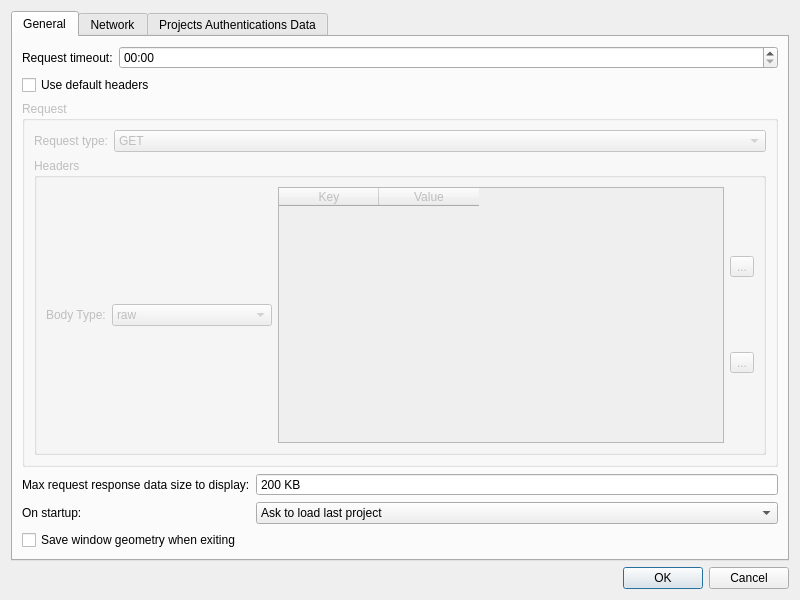
<?xml version="1.0" encoding="UTF-8"?>
<ui version="4.0">
 <class>Preferences</class>
 <widget class="QDialog" name="Preferences">
  <property name="geometry">
   <rect>
    <x>0</x>
    <y>0</y>
    <width>800</width>
    <height>600</height>
   </rect>
  </property>
  <property name="windowTitle">
   <string>Preferences</string>
  </property>
  <layout class="QVBoxLayout" name="verticalLayout">
   <item>
    <widget class="QTabWidget" name="tabWidget">
     <property name="currentIndex">
      <number>0</number>
     </property>
     <widget class="QWidget" name="tab">
      <attribute name="title">
       <string>General</string>
      </attribute>
      <layout class="QVBoxLayout" name="verticalLayout_3">
       <item>
        <layout class="QFormLayout" name="formLayout_2">
         <item row="0" column="0">
          <widget class="QLabel" name="label_2">
           <property name="toolTip">
            <string>Minutes - Seconds (00:00 means no timeout)</string>
           </property>
           <property name="text">
            <string>Request timeout:</string>
           </property>
          </widget>
         </item>
         <item row="0" column="1">
          <widget class="QTimeEdit" name="teRequestTimeout">
           <property name="toolTip">
            <string>Minutes - Seconds (00:00 means no timeout)</string>
           </property>
           <property name="displayFormat">
            <string>mm:ss</string>
           </property>
          </widget>
         </item>
        </layout>
       </item>
       <item>
        <widget class="QCheckBox" name="cbUseDefaultHeaders">
         <property name="text">
          <string>Use default headers</string>
         </property>
        </widget>
       </item>
       <item>
        <widget class="QGroupBox" name="gbRequest">
         <property name="enabled">
          <bool>false</bool>
         </property>
         <property name="sizePolicy">
          <sizepolicy hsizetype="Preferred" vsizetype="Expanding">
           <horstretch>0</horstretch>
           <verstretch>0</verstretch>
          </sizepolicy>
         </property>
         <property name="title">
          <string>Request</string>
         </property>
         <layout class="QVBoxLayout" name="verticalLayout_2">
          <item>
           <layout class="QFormLayout" name="formLayout_3">
            <item row="0" column="0">
             <widget class="QLabel" name="label_4">
              <property name="text">
               <string>Request type:</string>
              </property>
             </widget>
            </item>
            <item row="0" column="1">
             <widget class="QComboBox" name="cbRequestType">
              <item>
               <property name="text">
                <string>GET</string>
               </property>
              </item>
              <item>
               <property name="text">
                <string>POST</string>
               </property>
              </item>
              <item>
               <property name="text">
                <string>PUT</string>
               </property>
              </item>
              <item>
               <property name="text">
                <string>DELETE</string>
               </property>
              </item>
              <item>
               <property name="text">
                <string>PATCH</string>
               </property>
              </item>
              <item>
               <property name="text">
                <string>HEAD</string>
               </property>
              </item>
              <item>
               <property name="text">
                <string>TRACE</string>
               </property>
              </item>
              <item>
               <property name="text">
                <string>OPTIONS</string>
               </property>
              </item>
             </widget>
            </item>
           </layout>
          </item>
          <item>
           <widget class="QGroupBox" name="gbHeaders">
            <property name="title">
             <string>Headers</string>
            </property>
            <layout class="QHBoxLayout" name="horizontalLayout_2">
             <item>
              <layout class="QHBoxLayout" name="horizontalLayout">
               <item>
                <widget class="QLabel" name="label_3">
                 <property name="text">
                  <string>Body Type:</string>
                 </property>
                </widget>
               </item>
               <item>
                <widget class="QComboBox" name="cbRequestBodyType">
                 <item>
                  <property name="text">
                   <string>raw</string>
                  </property>
                 </item>
                 <item>
                  <property name="text">
                   <string>form-data</string>
                  </property>
                 </item>
                 <item>
                  <property name="text">
                   <string>x-form-www-urlencoded</string>
                  </property>
                 </item>
                </widget>
               </item>
              </layout>
             </item>
             <item>
              <layout class="QHBoxLayout" name="horizontalLayout_8">
               <item>
                <widget class="QTableWidget" name="twRequestBodyKeyValue">
                 <property name="alternatingRowColors">
                  <bool>true</bool>
                 </property>
                 <column>
                  <property name="text">
                   <string>Key</string>
                  </property>
                 </column>
                 <column>
                  <property name="text">
                   <string>Value</string>
                  </property>
                 </column>
                </widget>
               </item>
               <item>
                <layout class="QVBoxLayout" name="verticalLayout_7">
                 <item>
                  <widget class="QToolButton" name="tbRequestBodyKeyValueAdd">
                   <property name="toolTip">
                    <string>Add new row</string>
                   </property>
                   <property name="text">
                    <string>...</string>
                   </property>
                   <property name="icon">
                    <iconset resource="resources.qrc">
                     <normaloff>:/icons/plus.png</normaloff>:/icons/plus.png</iconset>
                   </property>
                  </widget>
                 </item>
                 <item>
                  <widget class="QToolButton" name="tbRequestBodyKeyValueRemove">
                   <property name="toolTip">
                    <string>Remove selected rows</string>
                   </property>
                   <property name="text">
                    <string>...</string>
                   </property>
                   <property name="icon">
                    <iconset resource="resources.qrc">
                     <normaloff>:/icons/minus.png</normaloff>:/icons/minus.png</iconset>
                   </property>
                  </widget>
                 </item>
                </layout>
               </item>
              </layout>
             </item>
            </layout>
           </widget>
          </item>
         </layout>
        </widget>
       </item>
       <item>
        <layout class="QFormLayout" name="formLayout_4">
         <item row="0" column="0">
          <widget class="QLabel" name="label_8">
           <property name="toolTip">
            <string>Warning: Setting this value too high can slown down or even crash FRequest (since it parses all the received data). 

As alternative try to download the response as file (since this way it writes all the data to a file).

(Default value = 200 KB)</string>
           </property>
           <property name="text">
            <string>Max request response data size to display:</string>
           </property>
          </widget>
         </item>
         <item row="1" column="0">
          <widget class="QLabel" name="label_7">
           <property name="text">
            <string>On startup:</string>
           </property>
          </widget>
         </item>
         <item row="1" column="1">
          <widget class="QComboBox" name="cbOnStartup">
           <item>
            <property name="text">
             <string>Ask to load last project</string>
            </property>
           </item>
           <item>
            <property name="text">
             <string>Load last project</string>
            </property>
           </item>
           <item>
            <property name="text">
             <string>Do nothing</string>
            </property>
           </item>
          </widget>
         </item>
         <item row="0" column="1">
          <widget class="QSpinBox" name="sbMaxRequestResponseDataSizeToDisplay">
           <property name="toolTip">
            <string>Warning: Setting this value too high can slown down or even crash FRequest (since it parses all the received data). 

As alternative try to download the response as file (since this way it writes all the data to a file).

(Default value = 200 KB)</string>
           </property>
           <property name="buttonSymbols">
            <enum>QAbstractSpinBox::NoButtons</enum>
           </property>
           <property name="suffix">
            <string> KB</string>
           </property>
           <property name="minimum">
            <number>50</number>
           </property>
           <property name="maximum">
            <number>512000</number>
           </property>
           <property name="value">
            <number>200</number>
           </property>
          </widget>
         </item>
        </layout>
       </item>
       <item>
        <widget class="QCheckBox" name="cbSaveWindowGeometryWhenExiting">
         <property name="text">
          <string>Save window geometry when exiting</string>
         </property>
        </widget>
       </item>
      </layout>
     </widget>
     <widget class="QWidget" name="tab_3">
      <attribute name="title">
       <string>Network</string>
      </attribute>
      <layout class="QVBoxLayout" name="verticalLayout_5">
       <item>
        <widget class="QCheckBox" name="cbProxyUseProxy">
         <property name="text">
          <string>Use proxy</string>
         </property>
        </widget>
       </item>
       <item>
        <widget class="QGroupBox" name="gbProxy">
         <property name="enabled">
          <bool>false</bool>
         </property>
         <property name="title">
          <string>Proxy</string>
         </property>
         <layout class="QVBoxLayout" name="verticalLayout_4">
          <item>
           <layout class="QFormLayout" name="formLayout">
            <item row="0" column="0">
             <widget class="QLabel" name="label">
              <property name="text">
               <string>Proxy Type:</string>
              </property>
             </widget>
            </item>
            <item row="0" column="1">
             <widget class="QComboBox" name="cbProxyType">
              <item>
               <property name="text">
                <string>Automatic</string>
               </property>
              </item>
              <item>
               <property name="text">
                <string>Http Transparent Proxy</string>
               </property>
              </item>
              <item>
               <property name="text">
                <string>Http Proxy</string>
               </property>
              </item>
              <item>
               <property name="text">
                <string>Socks5 Proxy</string>
               </property>
              </item>
             </widget>
            </item>
            <item row="1" column="0">
             <widget class="QLabel" name="label_5">
              <property name="text">
               <string>Hostname:</string>
              </property>
             </widget>
            </item>
            <item row="1" column="1">
             <widget class="QLineEdit" name="leProxyHostname">
              <property name="enabled">
               <bool>false</bool>
              </property>
             </widget>
            </item>
            <item row="2" column="0">
             <widget class="QLabel" name="label_6">
              <property name="text">
               <string>Port:</string>
              </property>
             </widget>
            </item>
            <item row="2" column="1">
             <widget class="QLineEdit" name="leProxyPort">
              <property name="enabled">
               <bool>false</bool>
              </property>
              <property name="text">
               <string>3128</string>
              </property>
             </widget>
            </item>
           </layout>
          </item>
         </layout>
        </widget>
       </item>
      </layout>
     </widget>
     <widget class="QWidget" name="tab_2">
      <attribute name="title">
       <string>Projects Authentications Data</string>
      </attribute>
      <layout class="QVBoxLayout" name="verticalLayout_6">
       <item>
        <widget class="QLabel" name="lbProjAuthDataNote">
         <property name="text">
          <string>Note:</string>
         </property>
         <property name="wordWrap">
          <bool>true</bool>
         </property>
        </widget>
       </item>
       <item>
        <spacer name="verticalSpacer">
         <property name="orientation">
          <enum>Qt::Vertical</enum>
         </property>
         <property name="sizeType">
          <enum>QSizePolicy::Fixed</enum>
         </property>
         <property name="sizeHint" stdset="0">
          <size>
           <width>20</width>
           <height>20</height>
          </size>
         </property>
        </spacer>
       </item>
       <item>
        <widget class="QGroupBox" name="groupBox">
         <property name="title">
          <string>FRequest Configuration Projects Authentications</string>
         </property>
         <layout class="QVBoxLayout" name="verticalLayout_8">
          <item>
           <layout class="QHBoxLayout" name="horizontalLayout_3">
            <item>
             <widget class="QTableWidget" name="twConfigProjAuthData">
              <property name="alternatingRowColors">
               <bool>true</bool>
              </property>
              <property name="sortingEnabled">
               <bool>true</bool>
              </property>
              <column>
               <property name="text">
                <string>Project Last Name</string>
               </property>
              </column>
              <column>
               <property name="text">
                <string>Project Uuid</string>
               </property>
              </column>
              <column>
               <property name="text">
                <string>Authentication Type</string>
               </property>
              </column>
             </widget>
            </item>
            <item>
             <layout class="QVBoxLayout" name="verticalLayout_10">
              <item>
               <widget class="QToolButton" name="tbConfigProjDataRemove">
                <property name="toolTip">
                 <string>Remove selected rows</string>
                </property>
                <property name="text">
                 <string>...</string>
                </property>
                <property name="icon">
                 <iconset resource="resources.qrc">
                  <normaloff>:/icons/minus.png</normaloff>:/icons/minus.png</iconset>
                </property>
               </widget>
              </item>
             </layout>
            </item>
           </layout>
          </item>
         </layout>
        </widget>
       </item>
      </layout>
     </widget>
    </widget>
   </item>
   <item>
    <widget class="QDialogButtonBox" name="buttonBox">
     <property name="orientation">
      <enum>Qt::Horizontal</enum>
     </property>
     <property name="standardButtons">
      <set>QDialogButtonBox::Cancel|QDialogButtonBox::Ok</set>
     </property>
    </widget>
   </item>
  </layout>
 </widget>
 <resources>
  <include location="resources.qrc"/>
 </resources>
 <connections>
  <connection>
   <sender>buttonBox</sender>
   <signal>accepted()</signal>
   <receiver>Preferences</receiver>
   <slot>accept()</slot>
   <hints>
    <hint type="sourcelabel">
     <x>248</x>
     <y>254</y>
    </hint>
    <hint type="destinationlabel">
     <x>157</x>
     <y>274</y>
    </hint>
   </hints>
  </connection>
  <connection>
   <sender>buttonBox</sender>
   <signal>rejected()</signal>
   <receiver>Preferences</receiver>
   <slot>reject()</slot>
   <hints>
    <hint type="sourcelabel">
     <x>316</x>
     <y>260</y>
    </hint>
    <hint type="destinationlabel">
     <x>286</x>
     <y>274</y>
    </hint>
   </hints>
  </connection>
 </connections>
</ui>
